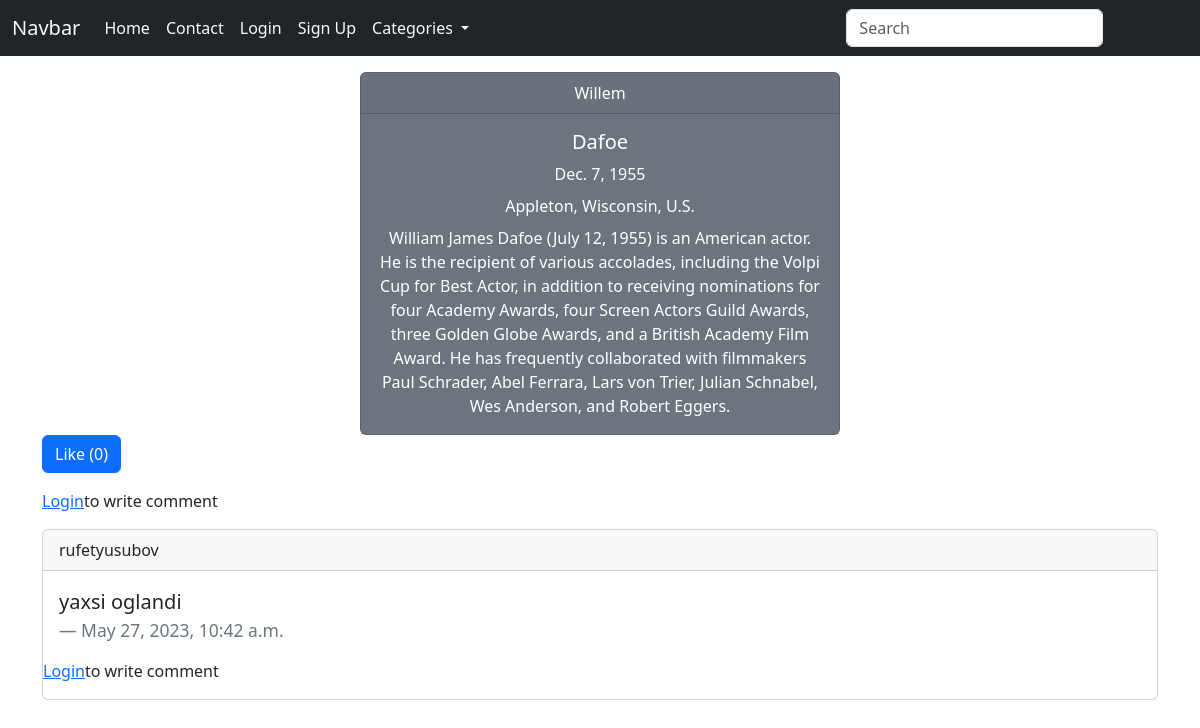
/film/actors/1/, run on the app's committed database.
### film/models.py (models this page shows, shortened)
class ActorModel(models.Model):
    name = models.CharField(max_length=100)
    surname = models.CharField(max_length=100)
    birth_date = models.DateField(blank=True, null=True)
    birth_country = models.CharField(max_length=100,blank=True, null=True)
    about = models.TextField(blank=True,null=True)
    films = models.ManyToManyField(FilmModel,related_name="actors")
    class Meta:
        verbose_name = "Actor"
        verbose_name_plural = "Actors"

class CommentModel(models.Model):
    user = models.ForeignKey(User,on_delete = models.CASCADE, related_name="user_comments")
    film = models.ForeignKey(FilmModel,on_delete=models.CASCADE,blank=True, null=True,related_name="film_comments")
    actor = models.ForeignKey(ActorModel, on_delete=models.CASCADE,blank=True, null=True, related_name="actor_comments")
    parent = models.ForeignKey("self", on_delete=models.CASCADE,blank=True,null=True,related_name="replies")
    comment = models.TextField()
    pub_date = models.DateTimeField(auto_now_add=True)
    class Meta:
        verbose_name = "Comment"
        ordering = ("id",)

### film/views.py (the view, shortened to what this page needs)
# urls.py: path('actors/<int:id>/',views.ActorView.as_view(),name="actors"),
class ActorView(View):
    def get(self,request,id,*args,**kwargs):
        categories = Category.objects.all()
        actor = ActorModel.objects.get(id=id)
        actor_comments = CommentModel.objects.filter(
            actor = actor,
            parent = None
        )
        context = {
            "actor" : actor,
            "actor_comments" : actor_comments,
            "categories" : categories
        }
        if request.user.is_authenticated :
            user_comments = CommentModel.objects.filter(
                    user = request.user,
                )
            context["user_comments"] = user_comments
        return render(request,'actors.html',context)

### templates/actors.html (shortened to what this page needs)
{% extends 'base.html' %}
{% block content %}
<center>
  <div class="card text-bg-secondary mt-3" style="max-width: 30rem;">
    <div class="card-header">{{ actor.name }}</div>
    <div class="card-body">
      <h5 class="card-title">{{ actor.surname }}</h5>
      <p class="card-title">{{ actor.birth_date }}</p>
      <p class="card-title">{{ actor.birth_country }}</p>
      <p class="card-text ">{{ actor.about }}</p>
    </div>
  </div>
</center>
<div class = "container">
  <form method="POST">
    <button type = "submit" class="btn btn-primary">Like ({{ actor.actor_likes.all | length }})</button>
  </form>
</div>
<div class="container my-3">
  {% if request.user.is_authenticated %}
  <form class="my-3" method="POST">
    {% csrf_token %}
    <input type = "hidden" name = "choice" value="comment">
    <input type="hidden" name = "actor_id" value = "{{ actor.id }}">
    <div class="mb-3">
      <label for="exampleInputEmail1" class="form-label">Your comment</label>
      <textarea class="form-control" name = "comment" id="exampleInputEmail1" aria-describedby="emailHelp"></textarea>
    </div>
    <button type="submit" class="btn btn-primary">Send</button>
  </form>
  {% else %}
  <p><a href="{% url 'login' %}">Login</a>to write comment </p>
  {% endif %}
  {% for comment in actor_comments %}
  <div class="card">
    <div class="card-header">
      {{ comment.user.username}}
    </div>
    <div class="card-body">
      <blockquote class="blockquote mb-0">
        <p>{{ comment.comment }}</p>
        <footer class="blockquote-footer">{{ comment.pub_date }}</cite></footer>
      </blockquote>
    </div>
    {% if request.user.is_authenticated %}
    <form class="mx-5 my-3" method="POST">
      {% csrf_token %}
      <input type = "hidden" name = "choice" value="reply">
      <input type="hidden" name = "actor_id" value = "{{ actor.id }}">
      <input type="hidden" name = "comment_id" value = "{{ comment.id }}">
      <div class="mb-3">
        <label for="exampleInputEmail1" class="form-label">Your reply</label>
        <textarea class="form-control" name = "reply" id="exampleInputEmail1" aria-describedby="emailHelp"></textarea>
      </div>
      <button type="submit" class="btn btn-primary">Reply</button>
    </form>
    {% else %}
    <p><a href="{% url 'login' %}">Login</a>to write comment </p>
    {% endif %}
{% endfor %}
</div>
</div>
{% endblock %}

### data on the page
ActorModel: name "Willem", surname "Dafoe", birth_date "Dec. 7, 1955", birth_country "Appleton, Wisconsin, U.S.", about "William James Dafoe (July 12, 1955) is an American actor. He is the recipient of various accolades, including the Volpi Cup for Best Actor, in addition to receiving nominations for four Academy Awards, four Screen Actors Guild Awards, three Golden Globe Awards, and a British Academy Film Award. He has frequently collaborated with filmmakers Paul Schrader, Abel Ferrara, Lars von Trier, Julian Schnabel, Wes Anderson, and Robert Eggers.", actor_likes.all|length "0"
CommentModel: user.username "rufetyusubov", comment "yaxsi oglandi", pub_date "May 27, 2023, 10:42 a.m."
